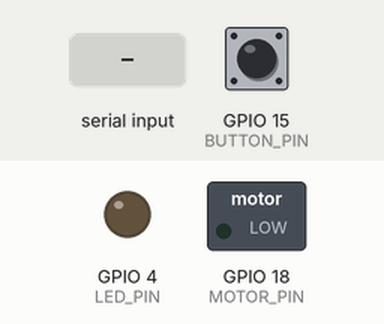
This sketch was run on a simulated ESP32. On the bench: switched loads named in the sketch (green lamp = pin HIGH), output pins drawn as LEDs (lit = HIGH). The test bench sets the inputs (shaded band); at power-on: GPIO 15 (BUTTON_PIN) HIGH. What the sketch prints to the serial monitor is not drawn.

Above: at 1.2 s.
1.3 s: "DISPENSE\n" received over Serial
At 2.0 s:
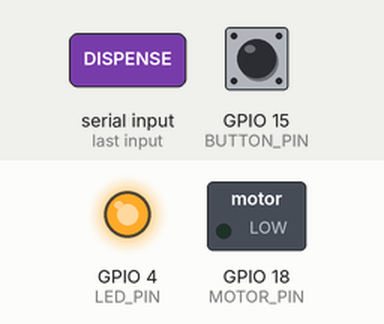
2.8 s: GPIO 15 (BUTTON_PIN) pulled LOW for 0.15 s
At 2.9 s:
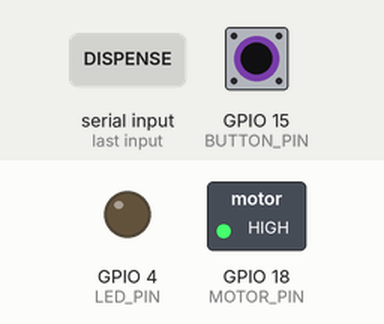
7.5 s: "DISPENSE\n" received over the second serial link
At 7.9 s:
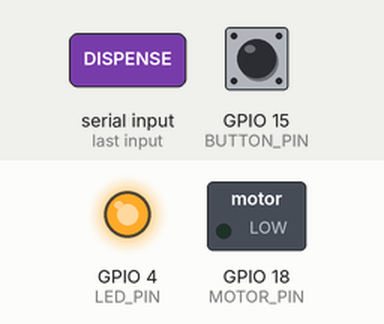
9.0 s: GPIO 15 (BUTTON_PIN) pulled LOW for 1 s
At 10.3 s:
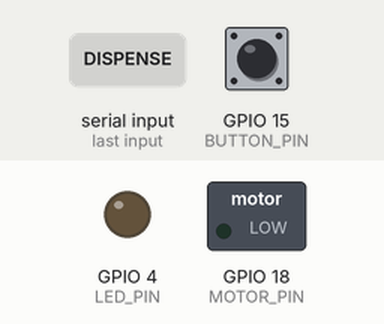
Timing chart, 0 to 12.0 s (numbered marks = the images above; inputs shaded):
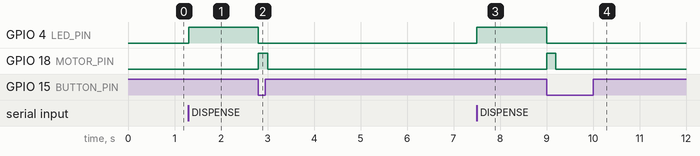

The sketch:

dispenser.ino
```cpp
// ─── Fragrance Vending Machine — ESP32 Firmware ───────────────────────────
// UART2 (GPIO16=RX2, GPIO17=TX2) → Pi
// UART0 (USB)                    → Serial Monitor / debug
// GPIO18                         → motor output (transistor → Glade)
// GPIO4                          → LED indicador (cliente ve y presiona botón)
// GPIO15                         → botón físico del cliente
// ──────────────────────────────────────────────────────────────────────────

#define MOTOR_PIN      18     // GPIO18 → Base del transistor → botón del Glade
#define LED_PIN        4      // GPIO4 → LED indicador para el cliente
#define BUTTON_PIN     15     // GPIO15 → botón físico del cliente
#define DISPENSE_MS    200    // pulso corto — el 555 maneja la duración del motor
#define PING_INTERVAL  1000   // heartbeat al Pi cada 1s
#define BUTTON_TIMEOUT 30000  // 30s máximo esperando que el cliente presione

unsigned long lastPing      = 0;
bool          waitingButton = false;  // true cuando esperamos que el cliente presione
String        piBuffer      = "";
String        usbBuffer     = "";

void setup() {
  Serial.begin(115200);                          // USB debug
  Serial2.begin(9600, SERIAL_8N1, 16, 17);      // Pi UART

  pinMode(MOTOR_PIN, OUTPUT);
  digitalWrite(MOTOR_PIN, LOW);

  pinMode(LED_PIN, OUTPUT);
  digitalWrite(LED_PIN, LOW);

  pinMode(BUTTON_PIN, INPUT_PULLUP);  // botón conectado a GND

  Serial.println("ESP32 listo.");
  Serial.println("Comandos via Serial Monitor: DISPENSE, PING");
}

void loop() {
  // Heartbeat → Pi
  if (millis() - lastPing >= PING_INTERVAL) {
    Serial2.println("PING");
    Serial.println("[→ Pi] PING");
    lastPing = millis();
  }

  // Esperando que el cliente presione el botón
  if (waitingButton) {
    if (digitalRead(BUTTON_PIN) == LOW) {  // botón presionado (INPUT_PULLUP)
      Serial.println("  Botón presionado — activando motor...");
      digitalWrite(LED_PIN, LOW);
      waitingButton = false;

      digitalWrite(MOTOR_PIN, HIGH);
      delay(DISPENSE_MS);
      digitalWrite(MOTOR_PIN, LOW);

      Serial.println("  Motor apagado. Dispense completado.");
      Serial2.println("OK");  // confirmar al Pi
    }
    return;  // no leer comandos nuevos mientras espera botón
  }

  // Leer del Pi (UART2)
  while (Serial2.available()) {
    char c = Serial2.read();
    if (c == '\n') {
      handleCommand(piBuffer, "Pi");
      piBuffer = "";
    } else if (c != '\r') {
      piBuffer += c;
    }
  }

  // Leer del Serial Monitor (para probar sin Pi)
  while (Serial.available()) {
    char c = Serial.read();
    if (c == '\n') {
      handleCommand(usbBuffer, "USB");
      usbBuffer = "";
    } else if (c != '\r') {
      usbBuffer += c;
    }
  }
}

void handleCommand(String cmd, const char* source) {
  cmd.trim();
  if (cmd.length() == 0) return;

  Serial.print("["); Serial.print(source); Serial.print("] → ");
  Serial.println(cmd);

  if (cmd == "PONG") {
    Serial.println("  Pi respondio PONG OK");

  } else if (cmd == "DISPENSE") {
    Serial.println("  Pago confirmado — encendiendo LED, esperando botón del cliente...");
    digitalWrite(LED_PIN, HIGH);
    waitingButton = true;

  } else if (cmd == "PING") {
    Serial2.println("PONG");
    Serial.println("  PONG enviado.");

  } else {
    Serial.print("  Comando desconocido: ");
    Serial.println(cmd);
  }
}
```

Measured:
- after the input at 1.3 s, GPIO 4 (LED_PIN): LOW → HIGH at once
- after the input at 2.8 s, GPIO 4 (LED_PIN): HIGH → LOW at once; GPIO 18 (MOTOR_PIN): LOW → HIGH at once, → LOW 0.20 s later
- after the input at 7.5 s, GPIO 4 (LED_PIN): LOW → HIGH at once
- after the input at 9.0 s, GPIO 4 (LED_PIN): HIGH → LOW at once; GPIO 18 (MOTOR_PIN): LOW → HIGH at once, → LOW 0.20 s later
